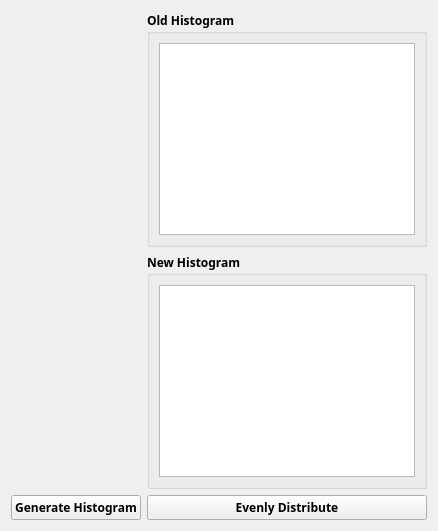
      <widget class="QWidget" name="tab_3">
       <attribute name="title">
        <string>Histogram</string>
       </attribute>
       <layout class="QGridLayout" name="gridLayout_10">
        <item row="1" column="1">
         <widget class="QGroupBox" name="groupBox_7">
          <property name="font">
           <font>
            <family>Segoe UI Black</family>
            <weight>75</weight>
            <bold>true</bold>
           </font>
          </property>
          <property name="title">
           <string>New Histogram</string>
          </property>
          <layout class="QGridLayout" name="gridLayout_11">
           <item row="0" column="0">
            <widget class="PlotWidget" name="newHist">
             <property name="sizePolicy">
              <sizepolicy hsizetype="Preferred" vsizetype="Preferred">
               <horstretch>0</horstretch>
               <verstretch>0</verstretch>
              </sizepolicy>
             </property>
            </widget>
           </item>
          </layout>
         </widget>
        </item>
        <item row="0" column="0">
         <widget class="QLabel" name="oldHistImage">
          <property name="sizePolicy">
           <sizepolicy hsizetype="Maximum" vsizetype="Maximum">
            <horstretch>0</horstretch>
            <verstretch>0</verstretch>
           </sizepolicy>
          </property>
          <property name="maximumSize">
           <size>
            <width>700</width>
            <height>700</height>
           </size>
          </property>
          <property name="text">
           <string/>
          </property>
          <property name="scaledContents">
           <bool>true</bool>
          </property>
         </widget>
        </item>
        <item row="0" column="1">
         <widget class="QGroupBox" name="groupBox_8">
          <property name="font">
           <font>
            <family>Segoe UI Black</family>
            <weight>75</weight>
            <bold>true</bold>
           </font>
          </property>
          <property name="title">
           <string>Old Histogram</string>
          </property>
          <layout class="QGridLayout" name="gridLayout_12">
           <item row="0" column="0">
            <widget class="PlotWidget" name="oldHist">
             <property name="sizePolicy">
              <sizepolicy hsizetype="Preferred" vsizetype="Preferred">
               <horstretch>0</horstretch>
               <verstretch>0</verstretch>
              </sizepolicy>
             </property>
            </widget>
           </item>
          </layout>
         </widget>
        </item>
        <item row="1" column="0">
         <widget class="QLabel" name="newHistImage">
          <property name="sizePolicy">
           <sizepolicy hsizetype="Maximum" vsizetype="Maximum">
            <horstretch>0</horstretch>
            <verstretch>0</verstretch>
           </sizepolicy>
          </property>
          <property name="maximumSize">
           <size>
            <width>700</width>
            <height>700</height>
           </size>
          </property>
          <property name="text">
           <string/>
          </property>
          <property name="scaledContents">
           <bool>true</bool>
          </property>
         </widget>
        </item>
        <item row="2" column="0">
         <widget class="QPushButton" name="gHist">
          <property name="font">
           <font>
            <family>Segoe UI Black</family>
            <weight>75</weight>
            <bold>true</bold>
           </font>
          </property>
          <property name="text">
           <string>Generate Histogram</string>
          </property>
         </widget>
        </item>
        <item row="2" column="1">
         <widget class="QPushButton" name="fixHistoButton">
          <property name="font">
           <font>
            <family>Segoe UI Black</family>
            <weight>75</weight>
            <bold>true</bold>
           </font>
          </property>
          <property name="text">
           <string>Evenly Distribute</string>
          </property>
         </widget>
        </item>
       </layout>
      </widget>
